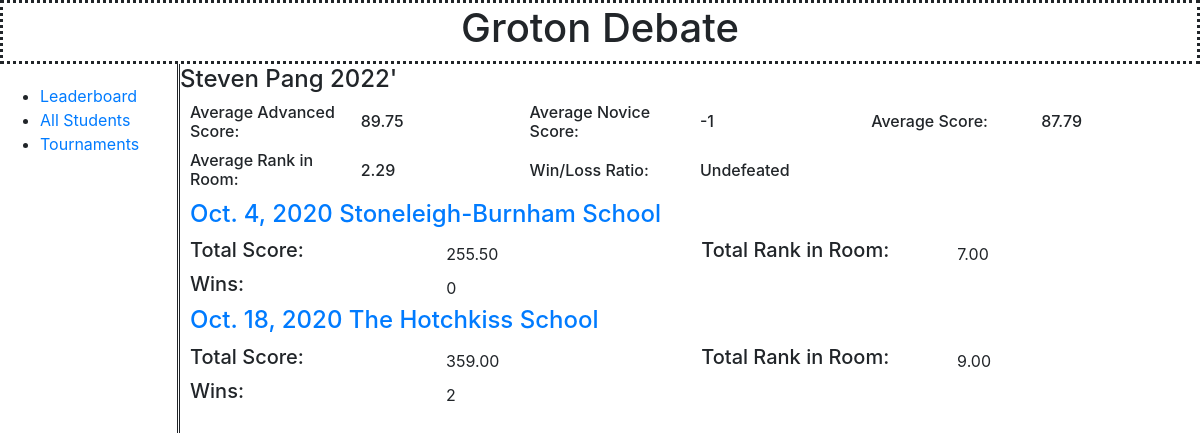
Screenshot of /database/student/7 with the database file from the repository.
### database/models.py (models this page shows, shortened)
class Student(models.Model):
	name = models.CharField(max_length = 100, help_text = "Full Name")
	grad_year = models.IntegerField(help_text = "Form e.g '2022'")
	def __str__(self):
		return self.name
	def all_performances(self):
		return Performance.objects.filter(student__pk__exact=self.pk)
	def all_rounds(self):
		my_rounds = []
		for single_performance in self.all_performances():
			for single_round in Round.objects.filter(performance__pk__exact=single_performance.pk):
				my_rounds.append(single_round)
		return my_rounds
	def advanced_rounds(self):
		all_rounds = self.all_rounds()
		advanced_rounds = [one_round for one_round in all_rounds if one_round.division == "A"]
		return advanced_rounds
	def novice_rounds(self):
		all_rounds = self.all_rounds()
		novice_rounds = [one_round for one_round in all_rounds if one_round.division == "N"]
		return novice_rounds
	def average_round_score(self):
		count = 0
		score = 0
		for single_round in self.all_rounds():
			count = count + 1
			score = score + single_round.score
		if (count == 0):
			return -1
		else:
			return round(score/count, 2)
	def average_advanced_round_score(self):
		count = 0
		score = 0
		for single_round in self.advanced_rounds():
			count = count + 1
			score = score + single_round.score
		if (count == 0):
			return -1
		else:
			return round(score/count, 2)
	def average_novice_round_score(self):
		count = 0
		score = 0
		for single_round in self.novice_rounds():
			count = count + 1
			score = score + single_round.score
		if (count == 0):
			return -1
		else:
			return round(score/count, 2)
	def average_rank_in_room(self):
		count = 0
		score = 0
		for single_round in self.all_rounds():
			count = count +1
			score = score + single_round.rank_in_room
		if (count == 0):
			return -1
		else:
			return round(score/count, 2)
	def win_loss_ratio(self):
		wins = 0
		losses = 0
		for single_round in self.all_rounds():
			if (single_round.win == 1):
				wins = wins + 1
			elif (single_round.win == 0):
				losses = losses + 1
		if (losses == 0):
			return "Undefeated"
		else:
			return round(wins/losses, 2)

class Performance(models.Model):
	student = models.ForeignKey(Student, on_delete = models.DO_NOTHING)
	tournament = models.ForeignKey('Tournament', on_delete = models.DO_NOTHING, null = True)
	def score(self):
		score = 0
		for single_round in Round.objects.filter(performance__pk__exact = self.pk):
			score = score + single_round.score
		return score
	def rank_in_room_total(self):
		total = 0
		for single_round in Round.objects.filter(performance__pk__exact = self.pk):
			total = total + single_round.rank_in_room
		return total
	def wins(self):
		total = 0
		for single_round in Round.objects.filter(performance__pk__exact = self.pk):
			if (single_round.win < 0): #bypass if N.A
				pass
			else:
				total = total + single_round.win
		return total

class Round(models.Model):
	form = models.ForeignKey("Type", help_text = "Type of competition", on_delete = models.DO_NOTHING, null = True)
	round_number = models.IntegerField()
	division = models.CharField(max_length = 30, help_text = "A, N, or U")
	comment = models.TextField(max_length = 3000, null = True, blank = True)
	win = models.IntegerField(help_text = "0 for loss, 1 for win, -1 for N.A", default = -1)
	rank_in_room = models.DecimalField(decimal_places = 2, max_digits = 10, default = 0)
	score = models.DecimalField(decimal_places = 2, max_digits = 10, default = 0)
	performance = models.ForeignKey(Performance, on_delete = models.DO_NOTHING, null = True)

class Tournament(models.Model):
	school = models.CharField(max_length = 300)
	date = models.DateField(null = True)

### database/views.py (the view)
# urls.py: path('student/<int:pk>', views.student_detail_view, name='student-detail'),
def student_detail_view(request, pk):
	student = get_object_or_404(Student, pk = pk)
	performances = Performance.objects.filter(student__pk__exact = student.pk)
	context = {
		'student': student,
		'performances': performances,
	}
	return render(request, 'database/student_detail.html', context = context)

### templates/database/student_detail.html (shortened to what this page needs)
{% extends 'base.html' %}
	{% block content %}
	<h4>{{student}} {{student.grad_year}}'</h4>
	<table>
		<tr>
			<td class = 'performance-detail-box'><h6>Average Advanced Score:</h6></td>
			<td class = 'performance-detail-box'><h6>{{student.average_advanced_round_score}}</h6></td>
			<td class = 'performance-detail-box'><h6>Average Novice Score:</h6></td>
			<td class = 'performance-detail-box'><h6>{{student.average_novice_round_score}}</h6></td>
			<td class = 'performance-detail-box'><h6>Average Score:</h6></td>
			<td class = 'performance-detail-box'><h6>{{student.average_round_score}}</h6></td>
		</tr>
		<tr>
			<td class = 'performance-detail-box'><h6>Average Rank in Room:</h6></td>
			<td class = 'performance-detail-box'><h6>{{student.average_rank_in_room}}</h6></td>
			<td class = 'performance-detail-box'><h6>Win/Loss Ratio:</h6></td>
			<td class = 'performance-detail-box'><h6>{{student.win_loss_ratio}}</h6></td>
		</tr>
	</table>
	{% for performance in performances %}
		<table>
			<tr>
				<td class = 'performance-round-box' colspan = 4><a href = "{% url 'performance-detail' performance.pk %}"><h4>{{performance.tournament.date}} {{performance.tournament.school}}</h4></td></a>
			</tr>
			<tr>
				<td class = 'performance-round-box'><h5>Total Score:</h5></td>
				<td class = 'performance-round-box'><h7>{{performance.score}}</h7></td>
				<td class = 'performance-round-box'><h5>Total Rank in Room:</h5></td>
				<td class = 'performance-round-box'><h7>{{performance.rank_in_room_total}}</h7></td>
			</tr>
			<tr>
				<td class = 'performance-round-box'><h5>Wins:</h5></td>
				<td class = 'performance-round-box'><h7>{{performance.wins}}</h7></td>
			</tr>
		</table>
	{% endfor %}
	{% endblock %}

### database/static/css/styles.css (style rules this page uses)
.performance-detail-box { width: 175px; padding-left: 10px; text-align: left; border-style: none; }
.performance-round-box { width: 280px; padding-left: 10px; text-align: left; }

### rows the page displays
Student: name "Steven Pang", grad_year "2022", average_advanced_round_score "89.75", average_novice_round_score "-1", average_round_score "87.79", average_rank_in_room "2.29", win_loss_ratio "Undefeated"
Performance: tournament "Oct. 4, 2020", tournament.school "Stoneleigh-Burnham School", score "255.50", rank_in_room_total "7.00", wins "0"
Performance: tournament "Oct. 18, 2020", tournament.school "The Hotchkiss School", score "359.00", rank_in_room_total "9.00", wins "2"
